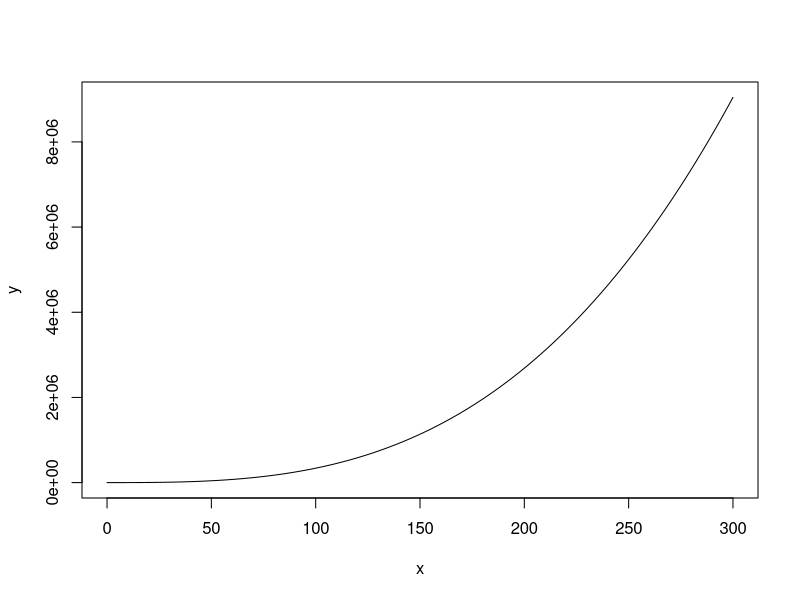

Write the R code that produced this figure.
# je nach Bedarf kann eine Funktion anders Dargestellt werden
# die countsquares ist effizienter wenn man alle Zwischenergebnisse braucht
# closedForm liefert das Endergebnis


n <- 300 # Square per Side
x <- 0:n




# creates vector with square counts to n
countsquarues <- function(n) {
  result <- c(0)
  temp = 0;
  for(i in 1:n) {
    temp <- temp + i*i
    result <- c(result, temp)
  }
  
  return (result)
}

closedForm <- function(n) {
  return (n^3/3 + n^2/2 + n/6)
}

y <- countsquarues(n)

plot(x,y, type="l")
y[length(y)]
closedForm(n)